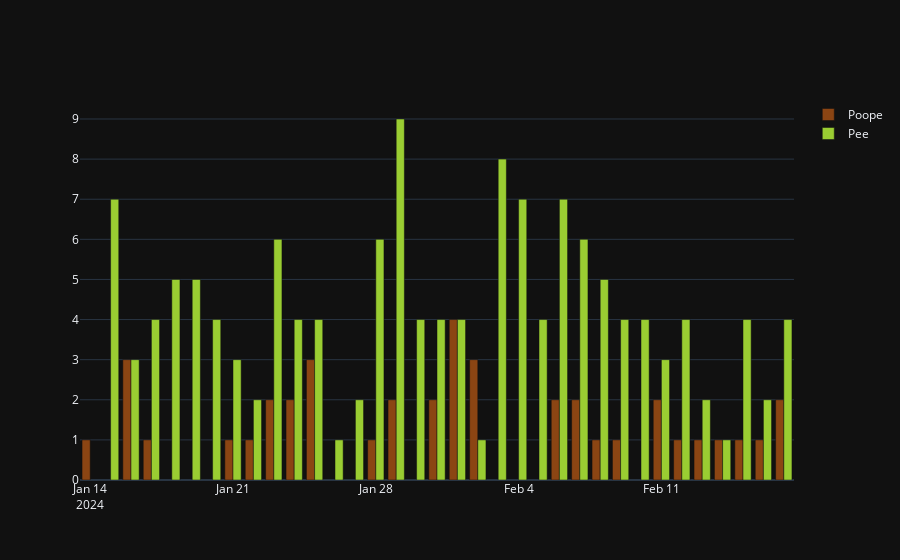

This figure's notebook cell:
### Code cell
import plotly.express as px
import plotly.graph_objects as go

# fig2 = px.bar(data_frame=df_gb, y='count', x='Date', color='Type')
# fig2.show()
fig = go.Figure(data=[
    go.Bar(
        name='Poope',
        x=df_gb[df_gb['Type'] == 'Poope']['Date'],
        y=df_gb[df_gb['Type'] == 'Poope']['count'],
        marker_color="saddlebrown"
    ),
    go.Bar(
        name='Pee',
        x=df_gb[df_gb['Type'] == 'Pee']['Date'],
        y=df_gb[df_gb['Type'] == 'Pee']['count'],
        marker_color="yellowgreen"
    )
])

fig.update_layout(barmode='stack')
fig.show()

### Figure 1 — Plotly figure (JSON) as saved in the notebook; plotly's stock layout.template omitted (floating-point values rounded to 4 significant figures)
{"data": [{"marker": {"color": "saddlebrown"}, "name": "Poope", "x": ["2024-01-14T00:00:00", "2024-01-16T00:00:00", "2024-01-17T00:00:00", "2024-01-21T00:00:00", "2024-01-22T00:00:00", "2024-01-23T00:00:00", "2024-01-24T00:00:00", "2024-01-25T00:00:00", "2024-01-28T00:00:00", "2024-01-29T00:00:00", "2024-01-31T00:00:00", "2024-02-01T00:00:00", "2024-02-02T00:00:00", "2024-02-06T00:00:00", "2024-02-07T00:00:00", "2024-02-08T00:00:00", "2024-02-09T00:00:00", "2024-02-11T00:00:00", "2024-02-12T00:00:00", "2024-02-13T00:00:00", "2024-02-14T00:00:00", "2024-02-15T00:00:00", "2024-02-16T00:00:00", "2024-02-17T00:00:00"], "y": [1, 3, 1, 1, 1, 2, 2, 3, 1, 2, 2, 4, 3, 2, 2, 1, 1, 2, 1, 1, 1, 1, 1, 2], "type": "bar"}, {"marker": {"color": "yellowgreen"}, "name": "Pee", "x": ["2024-01-15T00:00:00", "2024-01-16T00:00:00", "2024-01-17T00:00:00", "2024-01-18T00:00:00", "2024-01-19T00:00:00", "2024-01-20T00:00:00", "2024-01-21T00:00:00", "2024-01-22T00:00:00", "2024-01-23T00:00:00", "2024-01-24T00:00:00", "2024-01-25T00:00:00", "2024-01-26T00:00:00", "2024-01-27T00:00:00", "2024-01-28T00:00:00", "2024-01-29T00:00:00", "2024-01-30T00:00:00", "2024-01-31T00:00:00", "2024-02-01T00:00:00", "2024-02-02T00:00:00", "2024-02-03T00:00:00", "2024-02-04T00:00:00", "2024-02-05T00:00:00", "2024-02-06T00:00:00", "2024-02-07T00:00:00", "2024-02-08T00:00:00", "2024-02-09T00:00:00", "2024-02-10T00:00:00", "2024-02-11T00:00:00", "2024-02-12T00:00:00", "2024-02-13T00:00:00", "2024-02-14T00:00:00", "2024-02-15T00:00:00", "2024-02-16T00:00:00", "2024-02-17T00:00:00"], "y": [7, 3, 4, 5, 5, 4, 3, 2, 6, 4, 4, 1, 2, 6, 9, 4, 4, 4, 1, 8, 7, 4, 7, 6, 5, 4, 4, 3, 4, 2, 1, 4, 2, 4], "type": "bar"}], "layout": {}}
